Frame 1 (no input): blank canvas, image omitted
Frame 60 (the mouse pressed at the canvas centre just before this capture): blank canvas, image omitted
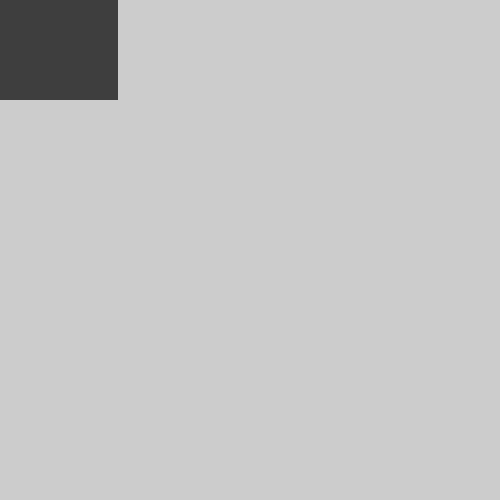
Frame 120 (the mouse held since frame 60 and released just before this capture)

The Processing sketch whose frames 1 and 60 were blank and that drew this single picture after the mouse press (run headless with seeded random() and noise(); from frame 60 on, the mouse is pressed at the canvas centre):

// Processing sketch: GradientArrayList
// ── GradientArrayList.pde
ArrayList<Integer> hues = new ArrayList<Integer>();

void setup() {
  size(500, 500);
  noStroke();
}

void draw() {
  //Draws a bar at the top out of rectangles and determines the colors through the hues arraylist
  for (int i = 0; i<hues.size(); i = i + 1) {
    fill(hues.get(i));
    rect(i*2, 0, 2, 100);
  }

  //Adds a hue value for the bar depending on the xposition of the mouse
  if (mousePressed) {
    hues.add(mouseX/4);
  }
}
